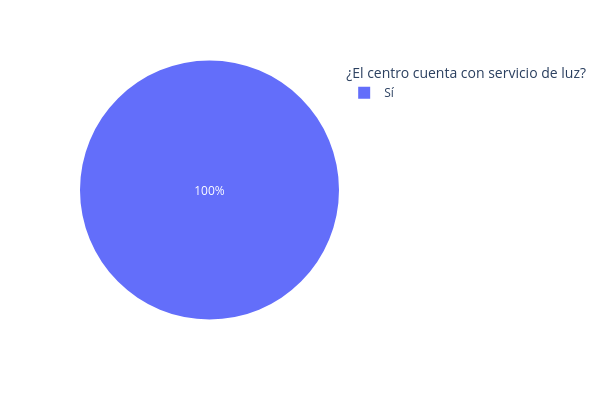

Notebook code cell kept with this figure:
### Code cell
fig = px.pie(servicios_df, names = servicios_df["luz"].value_counts().index, values = servicios_df["luz"].value_counts())

fig.update_layout(
    {
        "height" : 400,
        "width" : 600,
        "legend_title_text" : "¿El centro cuenta con servicio de luz?"
    }
)

### Figure 1 — Plotly figure (JSON) as saved in the notebook; plotly's stock layout.template omitted (floating-point values rounded to 4 significant figures)
{"data": [{"domain": {"x": [0, 1], "y": [0, 1]}, "hovertemplate": "label=%{label}<br>value=%{value}<extra></extra>", "labels": ["Sí"], "legendgroup": "", "name": "", "showlegend": true, "type": "pie", "values": [12]}], "layout": {"height": 400, "legend": {"title": {"text": "¿El centro cuenta con servicio de luz?"}, "tracegroupgap": 0}, "margin": {"t": 60}, "width": 600}}
